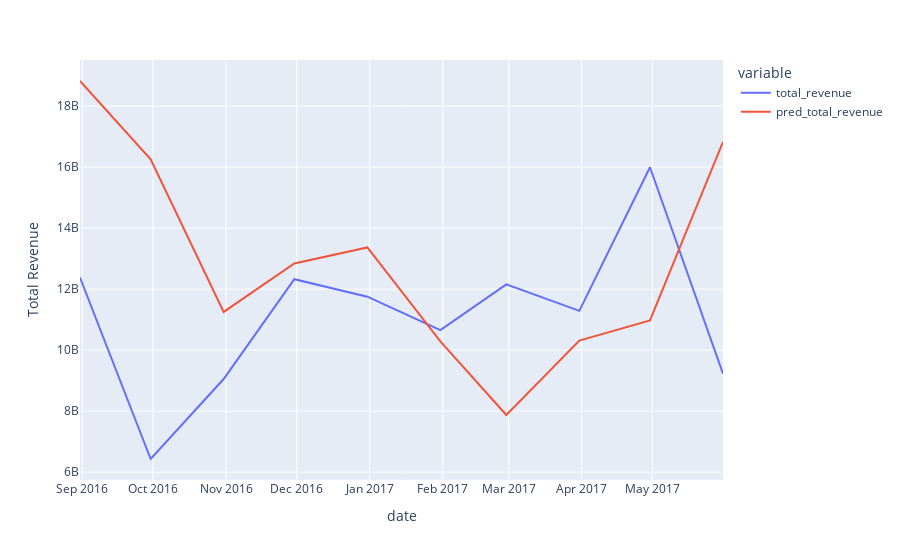

Notebook source saved alongside this figure:
### Code cell
import plotly.graph_objects as go
import plotly.express as px
from plotly.subplots import make_subplots

fig = px.line(df_pred.resample('M').mean(), labels={'value': 'Total Revenue'})
fig.show()

### Figure 1 — Plotly figure (JSON) as saved in the notebook; plotly's stock layout.template omitted (floating-point values rounded to 4 significant figures)
{"data": [{"hovertemplate": "variable=total_revenue<br>date=%{x}<br>Total Revenue=%{y}<extra></extra>", "legendgroup": "total_revenue", "line": {"color": "#636efa", "dash": "solid"}, "marker": {"symbol": "circle"}, "mode": "lines", "name": "total_revenue", "orientation": "v", "showlegend": true, "type": "scatter", "x": ["2016-08-31T00:00:00", "2016-09-30T00:00:00", "2016-10-31T00:00:00", "2016-11-30T00:00:00", "2016-12-31T00:00:00", "2017-01-31T00:00:00", "2017-02-28T00:00:00", "2017-03-31T00:00:00", "2017-04-30T00:00:00", "2017-05-31T00:00:00"], "xaxis": "x", "y": [12380000000.0, 6430000000.0, 9053000000.0, 12320000000.0, 11750000000.0, 10650000000.0, 12160000000.0, 11290000000.0, 15996104750, 9225000000.0], "yaxis": "y"}, {"hovertemplate": "variable=pred_total_revenue<br>date=%{x}<br>Total Revenue=%{y}<extra></extra>", "legendgroup": "pred_total_revenue", "line": {"color": "#EF553B", "dash": "solid"}, "marker": {"symbol": "circle"}, "mode": "lines", "name": "pred_total_revenue", "orientation": "v", "showlegend": true, "type": "scatter", "x": ["2016-08-31T00:00:00", "2016-09-30T00:00:00", "2016-10-31T00:00:00", "2016-11-30T00:00:00", "2016-12-31T00:00:00", "2017-01-31T00:00:00", "2017-02-28T00:00:00", "2017-03-31T00:00:00", "2017-04-30T00:00:00", "2017-05-31T00:00:00"], "xaxis": "x", "y": [18820000000.0, 16250000000.0, 11250000000.0, 12840000000.0, 13370000000.0, 10290000000.0, 7873000000.0, 10310000000.0, 10970000000.0, 16830000000.0], "yaxis": "y"}], "layout": {"legend": {"title": {"text": "variable"}, "tracegroupgap": 0}, "margin": {"t": 60}, "xaxis": {"anchor": "y", "domain": [0, 1], "title": {"text": "date"}}, "yaxis": {"anchor": "x", "domain": [0, 1], "title": {"text": "Total Revenue"}}}}
